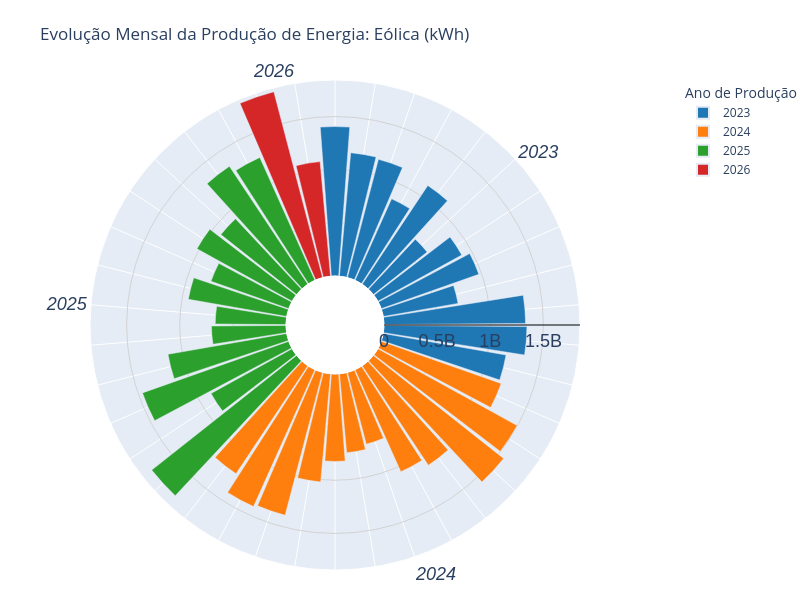

Source (notebook cell):
### Code cell
dfII = df_hora.copy()
dfII = dfII.groupby(by=[dfII['Ano'],dfII['Mês']]).sum().reset_index()
dfII = dfII[['Ano', 'Mês', 'Eólica (kWh)', 'Fotovoltaica (kWh)', 'Hídrica (kWh)', 'Resto (kWh)']]
dfII['Ano'] = dfII['Ano'].astype(str)
dfII['Mes/Ano'] = dfII['Mês'].astype(str) + '/' + dfII['Ano'].astype(str)
anos_legend= list(dfII.apply(
    lambda x: str(x['Ano']) if x['Mês'] == 6 else "", axis=1
))
def create_circular_histogram(tec:str):
    r = tec
    if r not in dfII.columns:
        raise ValueError(f"Tecnologia '{r}' não encontrada. Opções: {dfII.columns[2:-1].tolist()}")
    anos_legend[-1] = "2026"
    fig = px.bar_polar(
        dfII,
        r= r,
        theta="Mes/Ano",
        color="Ano",
        labels="Ano",
        title=f"Evolução Mensal da Produção de Energia: {r}",
        color_discrete_sequence=px.colors.qualitative.D3
    ).update_layout(
        showlegend=True,
        coloraxis_showscale=False,
        legend=dict(
            title="Ano de Produção",
            font=dict(size=12),
            # Isto garante que a legenda não fica preta se o fundo for escuro
            itemsizing='constant' 
        ),
        polar=dict(hole = 0.2,
            angularaxis=dict(
                    type="category",
                    # IMPORTANTE: O array de categorias tem de ser a coluna theta completa
                    categoryarray=dfII['Mes/Ano'].tolist(),
                    categoryorder="array",
                    # O período tem de ser o número total de fatias para fechar o círculo
                    period=len(dfII),
                    tickvals=dfII['Mes/Ano'].tolist(),
                    # O texto é que leva a lista com vazios
                    ticktext=anos_legend,
                    direction="clockwise",
                    rotation=90,
                    tickfont=dict(size=18, family='Arial', style='italic')
            ),  
            radialaxis=dict(
                showticklabels=True, 
                range=[0, dfII[r].max()*1.02],
                nticks=5, 
                tickfont=dict(size=18, family='Arial'),
                linecolor='black', 
                linewidth=1,
                layer='above traces', # Mudei para 'below' para as barras não taparem os números
                gridcolor='lightgrey'
            ),   
        ),
        
        height=600,
        width=800,
        margin=dict(b=30, t=80, l=0, r=0),
        )
    max_r = dfII[r].max() 


    return fig 
fig = create_circular_histogram('Eólica (kWh)')
fig.show()

### Figure 1 — Plotly figure (JSON) as saved in the notebook; plotly's stock layout.template omitted (floating-point values rounded to 4 significant figures)
{"data": [{"hovertemplate": "Ano=2023<br>Eólica (kWh)=%{r}<br>Mes/Ano=%{theta}<extra></extra>", "legendgroup": "2023", "marker": {"color": "#1F77B4", "pattern": {"shape": ""}}, "name": "2023", "r": [1406000000.0, 1167000000.0, 1150000000.0, 840800000.0, 1116000000.0, 645100000.0, 901700000.0, 974200000.0, 714800000.0, 1332000000.0, 1345000000.0, 1173000000.0], "showlegend": true, "subplot": "polar", "theta": ["1/2023", "2/2023", "3/2023", "4/2023", "5/2023", "6/2023", "7/2023", "8/2023", "9/2023", "10/2023", "11/2023", "12/2023"], "type": "barpolar"}, {"hovertemplate": "Ano=2024<br>Eólica (kWh)=%{r}<br>Mes/Ano=%{theta}<extra></extra>", "legendgroup": "2024", "marker": {"color": "#FF7F0E", "pattern": {"shape": ""}}, "name": "2024", "r": [1197000000.0, 1497000000.0, 1563000000.0, 1125000000.0, 1053000000.0, 698600000.0, 746100000.0, 823100000.0, 1022000000.0, 1390000000.0, 1412000000.0, 1220000000.0], "showlegend": true, "subplot": "polar", "theta": ["1/2024", "2/2024", "3/2024", "4/2024", "5/2024", "6/2024", "7/2024", "8/2024", "9/2024", "10/2024", "11/2024", "12/2024"], "type": "barpolar"}, {"hovertemplate": "Ano=2025<br>Eólica (kWh)=%{r}<br>Mes/Ano=%{theta}<extra></extra>", "legendgroup": "2025", "marker": {"color": "#2CA02C", "pattern": {"shape": ""}}, "name": "2025", "r": [1739000000.0, 871600000.0, 1460000000.0, 1135000000.0, 701800000.0, 666300000.0, 940300000.0, 776700000.0, 1023000000.0, 909100000.0, 1333000000.0, 1268000000.0], "showlegend": true, "subplot": "polar", "theta": ["1/2025", "2/2025", "3/2025", "4/2025", "5/2025", "6/2025", "7/2025", "8/2025", "9/2025", "10/2025", "11/2025", "12/2025"], "type": "barpolar"}, {"hovertemplate": "Ano=2026<br>Eólica (kWh)=%{r}<br>Mes/Ano=%{theta}<extra></extra>", "legendgroup": "2026", "marker": {"color": "#D62728", "pattern": {"shape": ""}}, "name": "2026", "r": [1808000000.0, 1083000000.0], "showlegend": true, "subplot": "polar", "theta": ["1/2026", "2/2026"], "type": "barpolar"}], "layout": {"barmode": "relative", "coloraxis": {"showscale": false}, "height": 600, "legend": {"font": {"size": 12}, "itemsizing": "constant", "title": {"text": "Ano de Produção"}, "tracegroupgap": 0}, "margin": {"b": 30, "l": 0, "r": 0, "t": 80}, "polar": {"angularaxis": {"categoryarray": ["1/2023", "2/2023", "3/2023", "4/2023", "5/2023", "6/2023", "7/2023", "8/2023", "9/2023", "10/2023", "11/2023", "12/2023", "1/2024", "2/2024", "3/2024", "4/2024", "5/2024", "6/2024", "7/2024", "8/2024", "9/2024", "10/2024", "11/2024", "12/2024", "1/2025", "2/2025", "3/2025", "4/2025", "5/2025", "6/2025", "7/2025", "8/2025", "9/2025", "10/2025", "11/2025", "12/2025", "1/2026", "2/2026"], "categoryorder": "array", "direction": "clockwise", "period": 38, "rotation": 90, "tickfont": {"family": "Arial", "size": 18, "style": "italic"}, "ticktext": ["", "", "", "", "", "2023", "", "", "", "", "", "", "", "", "", "", "", "2024", "", "", "", "", "", "", "", "", "", "", "", "2025", "", "", "", "", "", "", "", "2026"], "tickvals": ["1/2023", "2/2023", "3/2023", "4/2023", "5/2023", "6/2023", "7/2023", "8/2023", "9/2023", "10/2023", "11/2023", "12/2023", "1/2024", "2/2024", "3/2024", "4/2024", "5/2024", "6/2024", "7/2024", "8/2024", "9/2024", "10/2024", "11/2024", "12/2024", "1/2025", "2/2025", "3/2025", "4/2025", "5/2025", "6/2025", "7/2025", "8/2025", "9/2025", "10/2025", "11/2025", "12/2025", "1/2026", "2/2026"], "type": "category"}, "domain": {"x": [0, 1], "y": [0, 1]}, "hole": 0.2, "radialaxis": {"gridcolor": "lightgrey", "layer": "above traces", "linecolor": "black", "linewidth": 1, "nticks": 5, "range": [0, 1844000000.0], "showticklabels": true, "tickfont": {"family": "Arial", "size": 18}}}, "showlegend": true, "title": {"text": "Evolução Mensal da Produção de Energia: Eólica (kWh)"}, "width": 800}}
